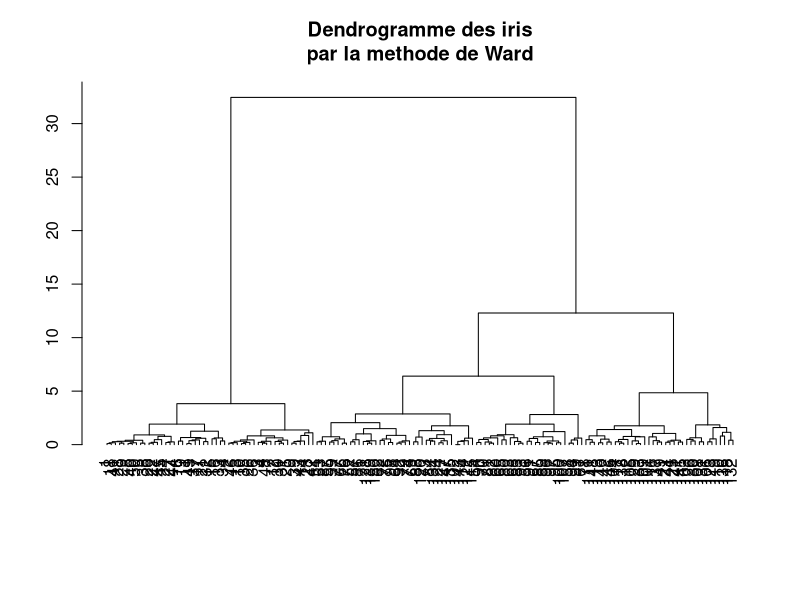
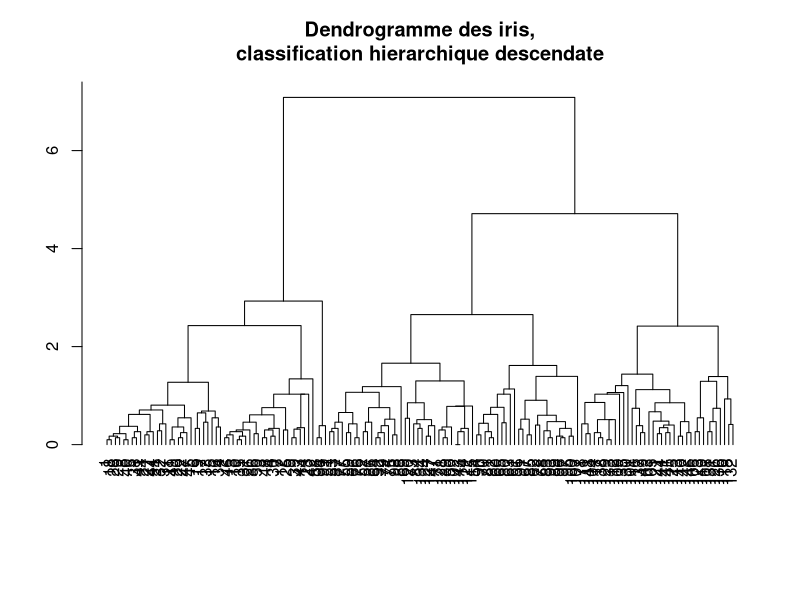
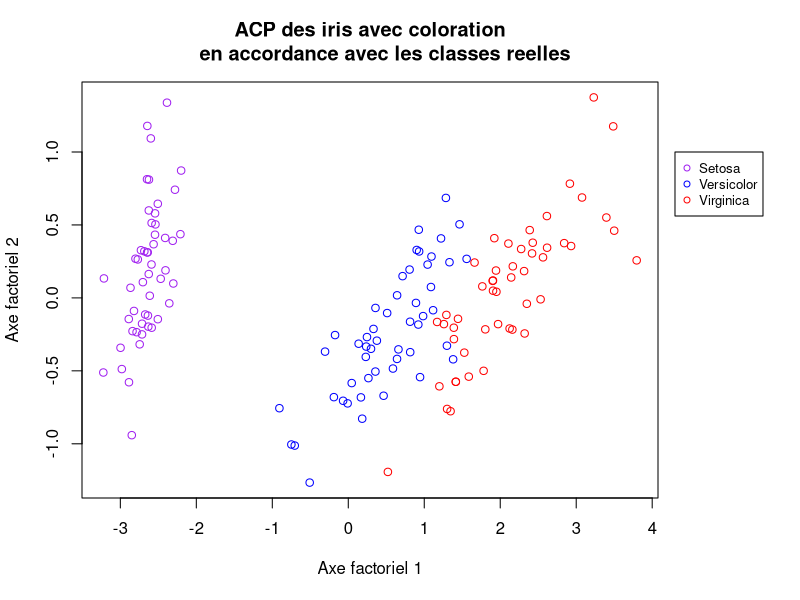
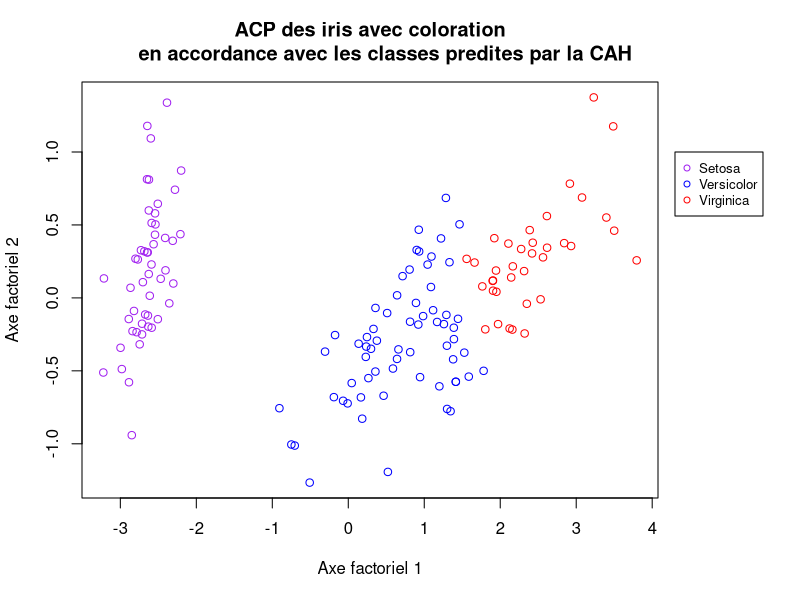
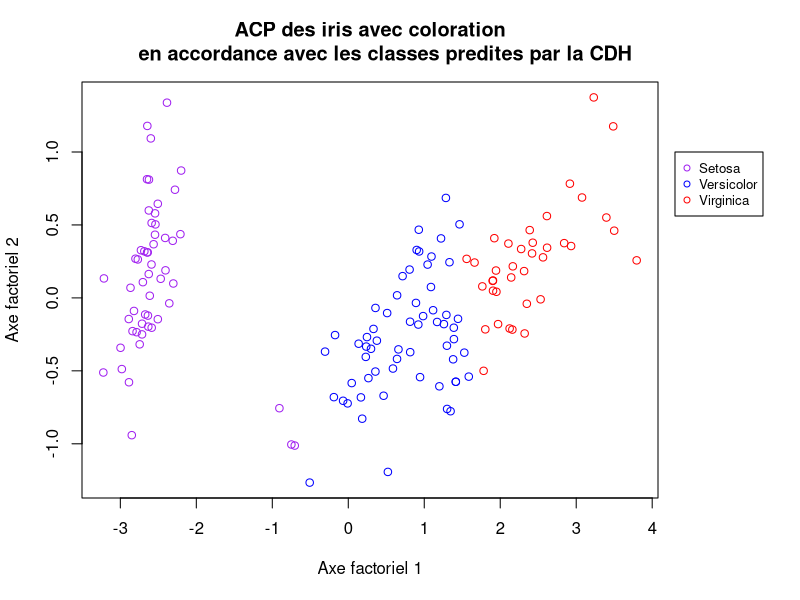

R code for these plots, in order:
library(MASS)
library(cluster)

data(iris)
donnees <- NULL
donnees$num <- iris[,c(1:4)]
donnees$classe <- iris[, 5]
distIris <- dist(donnees$num)

cluster <- agnes(distIris, method = "ward")
png("DendrogrammeIrisWard.png", width = 500, height = 500)
plot(cluster,
     which.plots = 2,
     hang = -1,
     main = "Dendrogramme des iris\npar la methode de Ward",
     xlab = "",
     ylab = "",
     sub = "")
dev.off()
cat("DendrogrammeIrisWard.png sauvegardee\n")

classesAscendantes <- cutree(cluster, 3)

cluster <- diana(distIris)
png("DendrogrammeIrisDesc.png", width = 500, height = 500)
plot(cluster,
     which.plots = 2,
     hang = -1,
     main = "Dendrogramme des iris,\nclassification hierarchique descendate",
     xlab = "",
     ylab = "",
     sub = "")
dev.off()
cat("DendrogrammeIrisDesc.png sauvegardee\n")

classesDescendantes <- cutree(cluster, 3)

cat("Tableau de contingence des classes predites par la CAH par rapport 
    aux classes reelles\n")
print(table(donnees$classe, classesAscendantes))
cat("\n")

cat("Tableau de contingence des classes predites par la CDH par rapport
    aux classes reelles\n")
print(table(donnees$classe, classesDescendantes))
cat("\n")

acp <- princomp(donnees$num)
png("ACPReelles.png", width = 600, height = 500)
par(xpd = T, mar = par()$mar + c(0, 0, 0, 5))
plot(acp$scores[,1],
     acp$scores[,2],
     col = c("purple", "blue", "red")[donnees$classe],
     main = "ACP des iris avec coloration
     en accordance avec les classes reelles",
     xlab = "Axe factoriel 1",
     ylab = "Axe factoriel 2")
legend(4.3, 1.0,
       c("Setosa", "Versicolor", "Virginica"),
       col = c("purple", "blue", "red"),
       cex = 0.8,
       pch = 1)
dev.off()
cat("ACPReelles.png sauvegardee\n")

png("ACPAscendantes.png", width = 600, height = 500)
par(xpd = T, mar = par()$mar + c(0, 0, 0, 5))
plot(acp$scores[,1],
     acp$scores[,2],
     col = c("purple", "blue", "red")[classesAscendantes],
     main = "ACP des iris avec coloration
     en accordance avec les classes predites par la CAH",
     xlab = "Axe factoriel 1",
     ylab = "Axe factoriel 2")
legend(4.3, 1.0,
       c("Setosa", "Versicolor", "Virginica"),
       col = c("purple", "blue", "red"),
       cex = 0.8,
       pch = 1)
dev.off()
cat("ACPAscendantes.png sauvegardee\n")

png("ACPDescendantes.png", width = 600, height = 500)
par(xpd = T, mar = par()$mar + c(0, 0, 0, 5))
plot(acp$scores[,1],
     acp$scores[,2],
     col = c("purple", "blue", "red")[classesDescendantes],
     main = "ACP des iris avec coloration
     en accordance avec les classes predites par la CDH",
     xlab = "Axe factoriel 1",
     ylab = "Axe factoriel 2")
legend(4.3, 1.0,
       c("Setosa", "Versicolor", "Virginica"),
       col = c("purple", "blue", "red"),
       cex = 0.8,
       pch = 1)
dev.off()
cat("ACPDescendantes.png sauvegardee\n")
